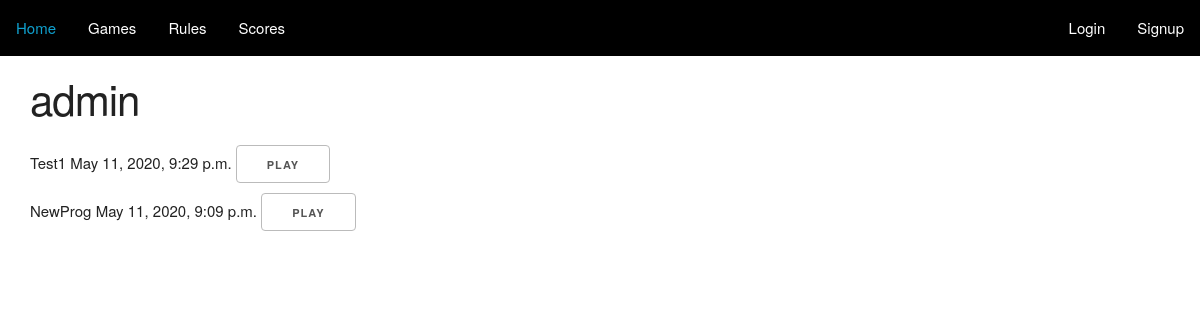
/user/admin/, run on an earlier commit of the app's database.
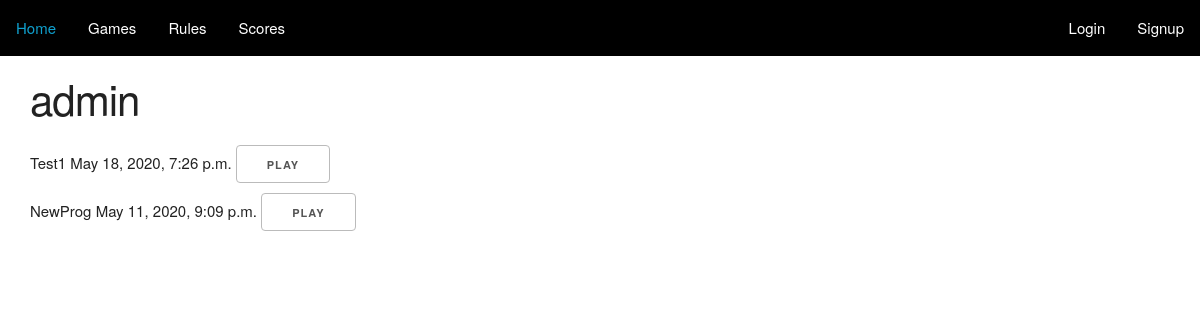
And on a later commit of the database.
### users/models.py (models this page shows, shortened)
class SavedProgram(models.Model):
    author = models.ForeignKey('auth.User', on_delete=models.CASCADE)
    name = models.CharField(max_length=96)
    created = models.DateTimeField(auto_now_add=True)
    updated = models.DateTimeField(auto_now=True)
    content = models.TextField()
    private = models.BooleanField()

### users/views.py (the view)
# urls.py: path("<str:username>/", views.profile , name="profile"),
def profile(request, username):
    user = get_object_or_404(User, username=username)
    shown_progs = []
    if(user == request.user):
        shown_progs = user.savedprogram_set.all()
    else:
        shown_progs = user.savedprogram_set.filter(private=False)
    return render(request, "profile.html", { "profile": user, "is_current": user == request.user, "programs": shown_progs, "this_user": request.user.username })

### templates/profile.html (shortened to what this page needs)
{% extends "base.html" %}
{% block content %}
    <div id="app">
        <h2>{{ profile.username }}</h2>
        {% for program in programs %}
            <div>
                {{ program.name }}
                {{ program.updated }}
                <a href="{% url 'static_apps:debug' %}?left={{ profile.username }}.{{ program.name }}"><button>Play</button></a>
            </div>
        {% empty %}
            <p>This user has no programs to show</p>
        {% endfor %}
    </div>
{% endblock content %}

What changed in the data, as far as the page shows it:
changed SavedProgram "Test1": updated "May 11, 2020, 9:29 p.m." → "May 18, 2020, 7:26 p.m."
